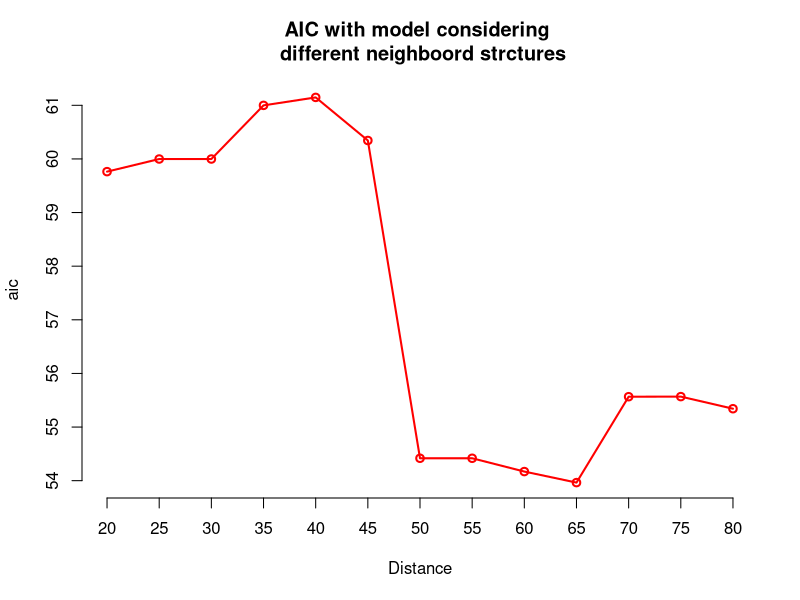
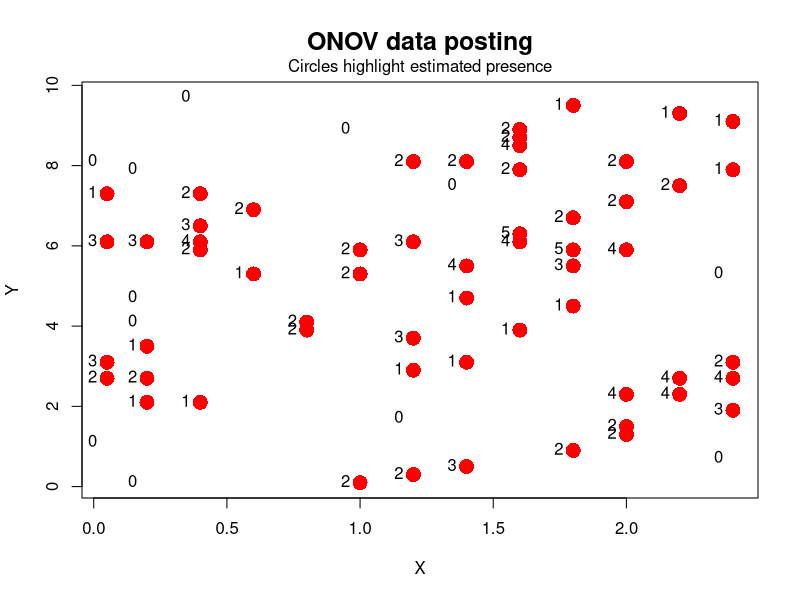
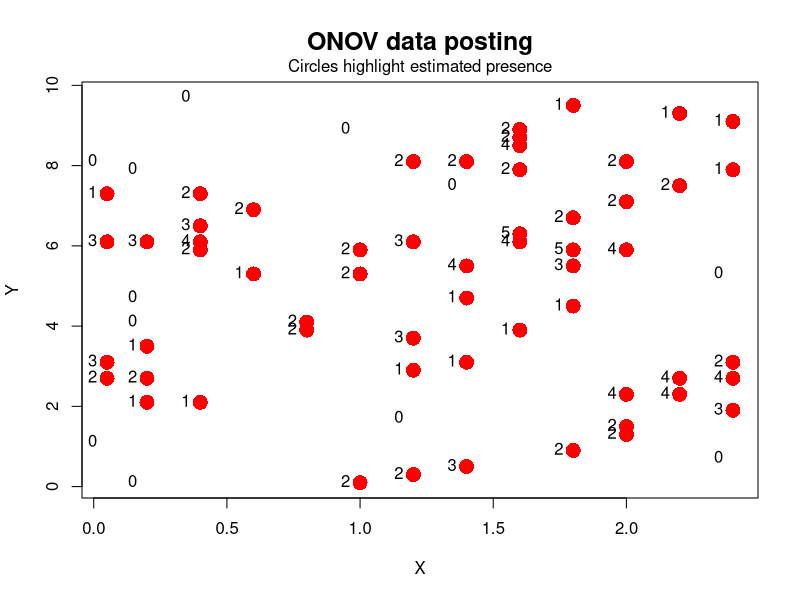
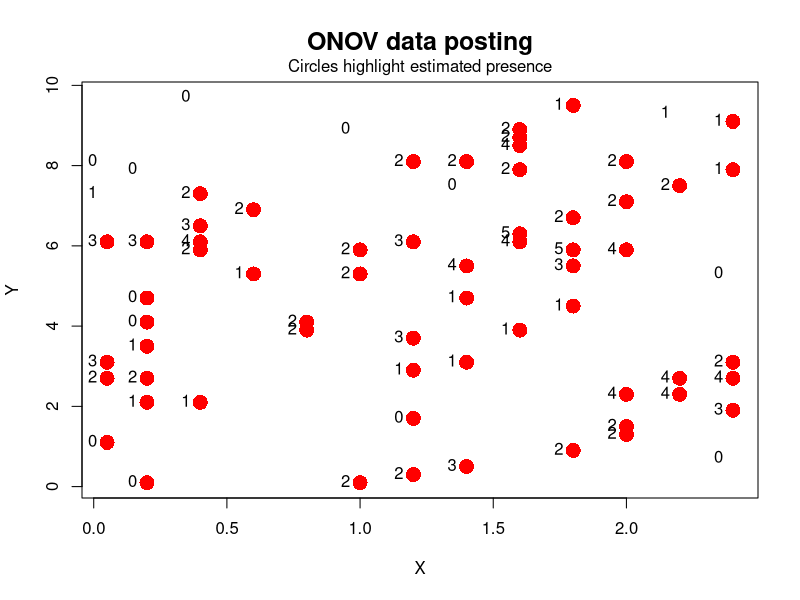
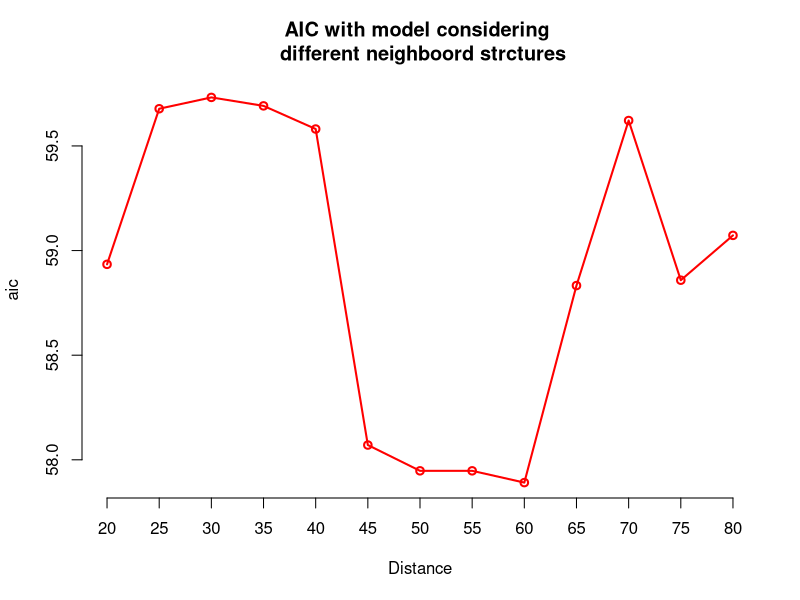
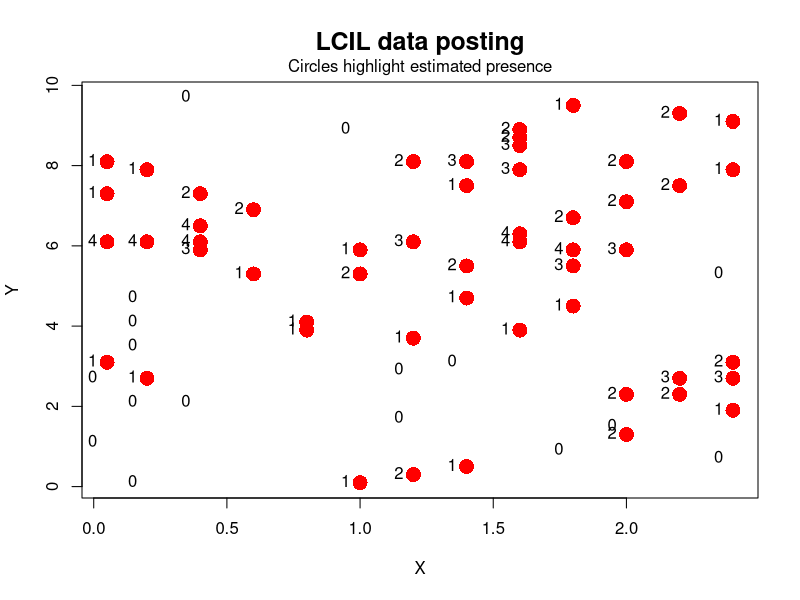
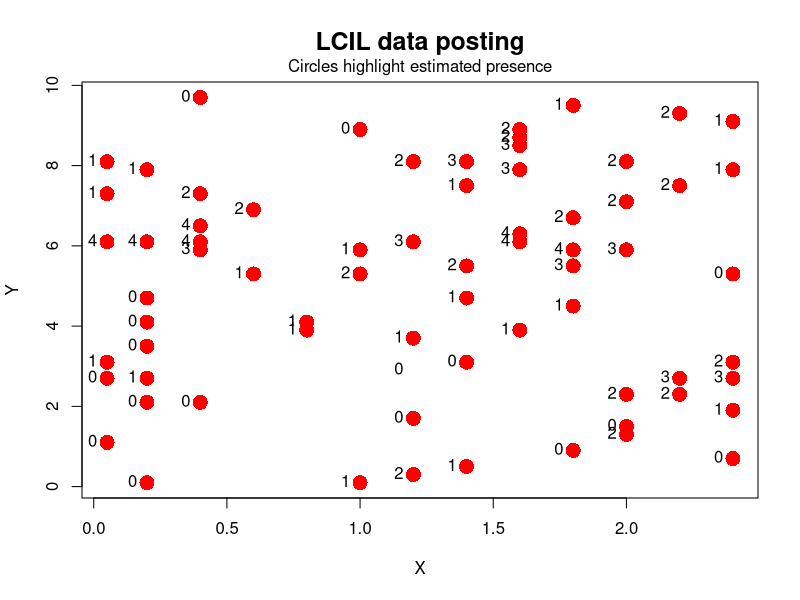
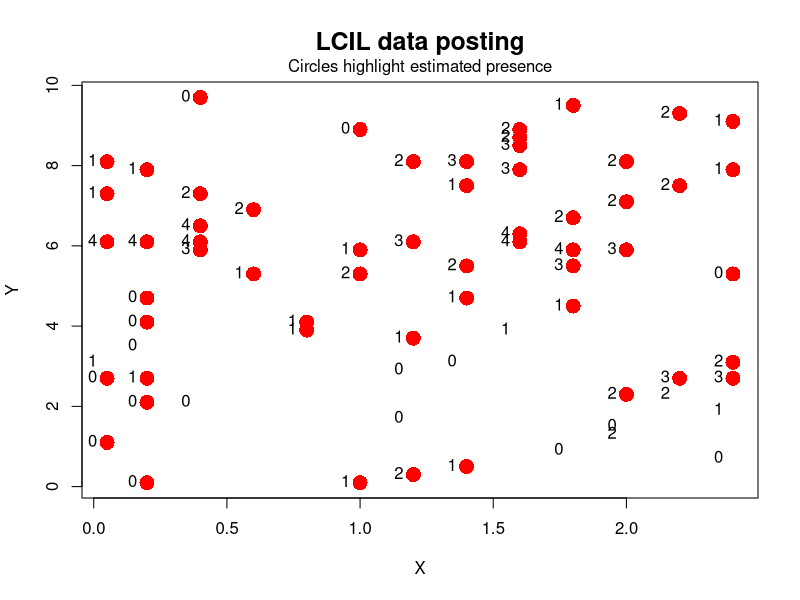

Here is the R script that generated these plots, in order:
#HOMEWORK 8
#Using the data in the mite datasets (from library vegan in R) create the presence-absence variable for species ONOV and LCIL
rm(list = ls())
library(vegan)
library(sp)
library(spdep)
data(mite)
data(mite.env)
data(mite.pcnm)
data(mite.xy)

dat <- mite.env
#PRESENE_ABSENCE
ifelse(mite$ONOV!=0,1,0)
dat$ONOV=ifelse(mite$ONOV!=0,1,0)
dat$LCIL=ifelse(mite$LCIL!=0,1,0)
#It is a dataframe that contains 70 data points and 35 variables that are species of mites. We are interested in 2 specific species that are ONOV and LCIL



#We set the coordinates 
dat$x= mite.xy$x
dat$y=mite.xy$y
coordinates(dat)= ~x+y




#1. Explore the available variables (environmental variables are in the mite.env)
str(mite.env)
#The environmental variables contained in mite.env are:
#-SubsDens:  Substrate density
#-WatrCont:  Water content of the substrate
#-Substrate: Substrate type 
#-Topo:      Microtopography
#The first 2 variables are numeric, the last 3 are categorial variables.
chisq.test(dat$ONOV, dat$Topo, simulate.p.value = T) 
chisq.test(dat$ONOV, dat$Substrate, simulate.p.value = T) 
chisq.test(dat$ONOV, dat$Shrub, simulate.p.value = T) 
###so we're going to consider shrub and substrate as covariates of our autologistic model since data show enough evidence in order to  reject the null hypothesis of independence between the two variables and to not reject it for "Topo" variable.

t.test(dat$SubsDens~dat$ONOV) 
t.test(dat$WatrCont~dat$ONOV) 
t.test(dat$SubsDens~dat$LCIL) 
t.test(dat$WatrCont~dat$LCIL) 

##We're going to consider also this two quantitative variables since we reject null hypothesis for ONOV.
##For LCIL we don't reject the null hypothesis for "SubsDens" variable, so we decide to not include it in the model.
#For "WatrCont" we reject null hypothesis so we will consider it in our models. 


##ANALYSIS FOR ONOV

# Exercise 2: choose the best neighboord structure

coords <- coordinates(dat)


# Build the autogistic model
distances <- seq(20,80 , by = 5)
aic <- rep(NA , length(distances))
i <- 0
for (d in distances){
  i <- i+1
  sids.nb<-dnearneigh(coords, 0, d, longlat=T)
  sids.W.mat <- nb2mat(sids.nb, style="B", zero.policy=T)
  Z <- sids.W.mat %*% dat$ONOV
  
  
  autologistic_model <- glm(ONOV ~  Z  + SubsDens + WatrCont  -1 ,
                            data = dat,
                            family = binomial(link = "logit"))
  aic[i] <- autologistic_model$aic
  
}

d <- distances[which.min(aic)]
sids.nb<-dnearneigh(coords, 0, d, longlat=T)
sids.W.mat <- nb2mat(sids.nb, style="B", zero.policy=T)
Z <- sids.W.mat %*% dat$ONOV


autologistic_complete <- glm(ONOV ~  Z  + SubsDens + WatrCont  -1 ,
                          data = dat,
                          family = binomial(link = "logit"))

##We choose the best distance for the autologistic models with all quantitative covariates and we select the distance with the lowest AIC which correspond to 65
##For simplicity we use only the best distance computed for the complete model.

plot(aic ,
     type = "o", 
     lwd = 2, 
     col = "red",
     main = "AIC with model considering \n different neighboord strctures" , 
     xlab = "Distance", axes = FALSE)
axis(1, 1:length(aic), labels = distances)  #
axis(2)




##Before drawing the predictive map, we compute the best threshold for different models in order to maximize the balanced score, since it is a unbalanced dataset
library(caret)
get_the_best_threshold <- function(model , y){
  thresholds <- seq(.55,.75,by = .05)
  scores <- rep(NA , length(thresholds))
  for (t in 1:length(thresholds)) {
    pp <- predict(model ,type="response")
    fit <- ifelse(pp> thresholds[t],1,0)
    scores[t] <-  confusionMatrix(factor(y) ,factor(fit, levels=c(0,1)))[["byClass"]][11] 
    
  }
  best_score <- max(scores, na.rm = T)
  best_threshold <- thresholds[which.max(scores)]
  return(list(Best_score = best_score , Best_threshold =   best_threshold ))
}
autologistic_simple= glm(ONOV ~  Z  -1 ,
                         data = dat,
                         family = binomial(link = "logit"))

autologistic_one_covariate <- glm(ONOV~Z-1+WatrCont, data=dat, family = binomial(link="logit"))

threshold_simple <- get_the_best_threshold(autologistic_simple , dat$ONOV)
threshold_complete<-  get_the_best_threshold(autologistic_complete, dat$ONOV)
threshold_one <- get_the_best_threshold(autologistic_one_covariate,dat$ONOV)


##PREDICTIVE MAPS

##SIMPLE MODEL
pred.nspat<-fitted(autologistic_simple)
pred.nspat_simple<-ifelse (pred.nspat>=threshold_simple$Best_threshold,1,0)
x <- mite.xy$x
y <- mite.xy$y
plot(x,y,type="n", xlab="X", ylab="Y")
text(x, y, format(round(Z, 0)), pos = 2) 
for (i in 1:70) {
  if (pred.nspat_simple[i] == 1) 
    points(x[i], y[i], col = "red", pch =16, cex = 2, lwd=0.2)
}





title("ONOV data posting", cex.main=1.5)
mtext(side=3, line=0.3, "Circles highlight estimated presence",
      cex=1.0)


##ONE COVARIATE MODEL

pred.nspat<-fitted(autologistic_one_covariate)
pred.nspat_one<-ifelse (pred.nspat>=threshold_one$Best_threshold,1,0)

plot(x,y,type="n", xlab="X", ylab="Y")
text(x,y, format(round(Z,0)), pos=2)

for (i in 1:70) {
  if (pred.nspat_one[i] == 1) 
    points(x[i], y[i], col = "red", pch =16, cex = 2, lwd=0.2)
}




title("ONOV data posting", cex.main=1.5)
mtext(side=3, line=0.3, "Circles highlight estimated presence",
      cex=1.0)

###COMPLETE MODEL
pred.nspat<-fitted(autologistic_complete)
pred.nspat_complete<-ifelse (pred.nspat>=threshold_complete$Best_threshold,1,0)

plot(x,y,type="n", xlab="X", ylab="Y")
text(x,y, format(round(Z,0)), pos=2)

for (i in 1:70) {
  if (pred.nspat_complete[i] == 1) 
    points(x[i], y[i], col = "red", pch =16, cex = 2, lwd=0.2)
}




title("ONOV data posting", cex.main=1.5)
mtext(side=3, line=0.3, "Circles highlight estimated presence",
      cex=1.0)


###BEST PREDICTIVE MODELS CHOICE
cbind(threshold_complete$Best_score, threshold_one$Best_score, threshold_simple$Best_score)
##We have similar results in predictive ability for simple and one covariate model, while the best is the complete model.




####ANALYSIS FOR LCIV variable

Z <- sids.W.mat %*% dat$LCIL

# Build the autologistic model
distances <- seq(20,80 , by = 5)
aic <- rep(NA , length(distances))
i <- 0
for (d in distances){
  i <- i+1
  sids.nb<-dnearneigh(coords, 0, d, longlat=T)
  sids.W.mat <- nb2mat(sids.nb, style="B", zero.policy=T)
  Z <- sids.W.mat %*% dat$LCIL
  
  
  autologistic_model <- glm(LCIL ~  Z  + SubsDens + WatrCont  -1 ,
                            data = dat,
                            family = binomial(link = "logit"))
  aic[i] <- autologistic_model$aic
  
}
d <- distances[which.min(aic)]
d
##We choose the best distance for the autologistic models with all quantitative covariates and we select the distance with the lowest AIC which correspond to 60
##For simplicity we use only the best distance computed for the complete model.

sids.nb<-dnearneigh(coords, 0, d, longlat=T)
sids.W.mat <- nb2mat(sids.nb, style="B", zero.policy=T)
Z <- sids.W.mat %*% dat$LCIL


autologistic_complete <- glm(LCIL ~  Z  + SubsDens + WatrCont  -1 ,
                             data = dat,
                             family = binomial(link = "logit"))


plot(aic ,
     type = "o", 
     lwd = 2, 
     col = "red",
     main = "AIC with model considering \n different neighboord strctures" , 
     xlab = "Distance", axes = FALSE)
axis(1, 1:length(aic), labels = distances)  #
axis(2)




##As we did  before, we compute the best threshold for different models in order to maximize the balanced score, since it is a unbalanced dataset
autologistic_simple= glm(LCIL ~  Z  -1 ,
                         data = dat,
                         family = binomial(link = "logit"))

autologistic_one_covariate <- glm(LCIL~Z-1+WatrCont, data=dat, family = binomial(link="logit"))

threshold_simple <- get_the_best_threshold(autologistic_simple , dat$LCIL)
threshold_complete<-  get_the_best_threshold(autologistic_complete, dat$LCIL)
threshold_one <- get_the_best_threshold(autologistic_one_covariate,dat$LCIL)


##PREDICTIVE MAPS 
##SIMPLE MODEL
pred.nspat<-fitted(autologistic_simple)
pred.nspat_simple<-ifelse (pred.nspat>=threshold_simple$Best_threshold,1,0)

plot(x,y,type="n", xlab="X", ylab="Y")
text(x,y, format(round(Z,0)), pos=2)

for (i in 1:70) {
  if (pred.nspat_simple[i] == 1) 
    points(x[i], y[i], col = "red", pch =16, cex = 2, lwd=0.2)
}




title("LCIL data posting", cex.main=1.5)
mtext(side=3, line=0.3, "Circles highlight estimated presence",
      cex=1.0)


##ONE COVARIATE MODEL

pred.nspat<-fitted(autologistic_one_covariate)
pred.nspat_one<-ifelse (pred.nspat>=threshold_one$Best_threshold,1,0)

plot(x,y,type="n", xlab="X", ylab="Y")
text(x,y, format(round(Z,0)), pos=2)

for (i in 1:70) {
  if (pred.nspat_one[i] == 1) 
    points(x[i], y[i], col = "red", pch =16, cex = 2, lwd=0.2)
}




title("LCIL data posting", cex.main=1.5)
mtext(side=3, line=0.3, "Circles highlight estimated presence",
      cex=1.0)

###COMPLETE MODEL
pred.nspat<-fitted(autologistic_complete)
pred.nspat_complete<-ifelse (pred.nspat>=threshold_complete$Best_threshold,1,0)

plot(x,y,type="n", xlab="X", ylab="Y")
text(x,y, format(round(Z,0)), pos=2)

for (i in 1:70) {
  if (pred.nspat_complete[i] == 1) 
    points(x[i], y[i], col = "red", pch =16, cex = 2, lwd=0.2)
}




title("LCIL data posting", cex.main=1.5)
mtext(side=3, line=0.3, "Circles highlight estimated presence",
      cex=1.0)


###BEST PREDICTIVE MODELS CHOICE
cbind(threshold_complete$Best_score, threshold_one$Best_score, threshold_simple$Best_score)

##As we expected the model with only the "WatrCont" variable is better since in data exploratory analysis we show that "SubsDens" was no informative for LCIV.
